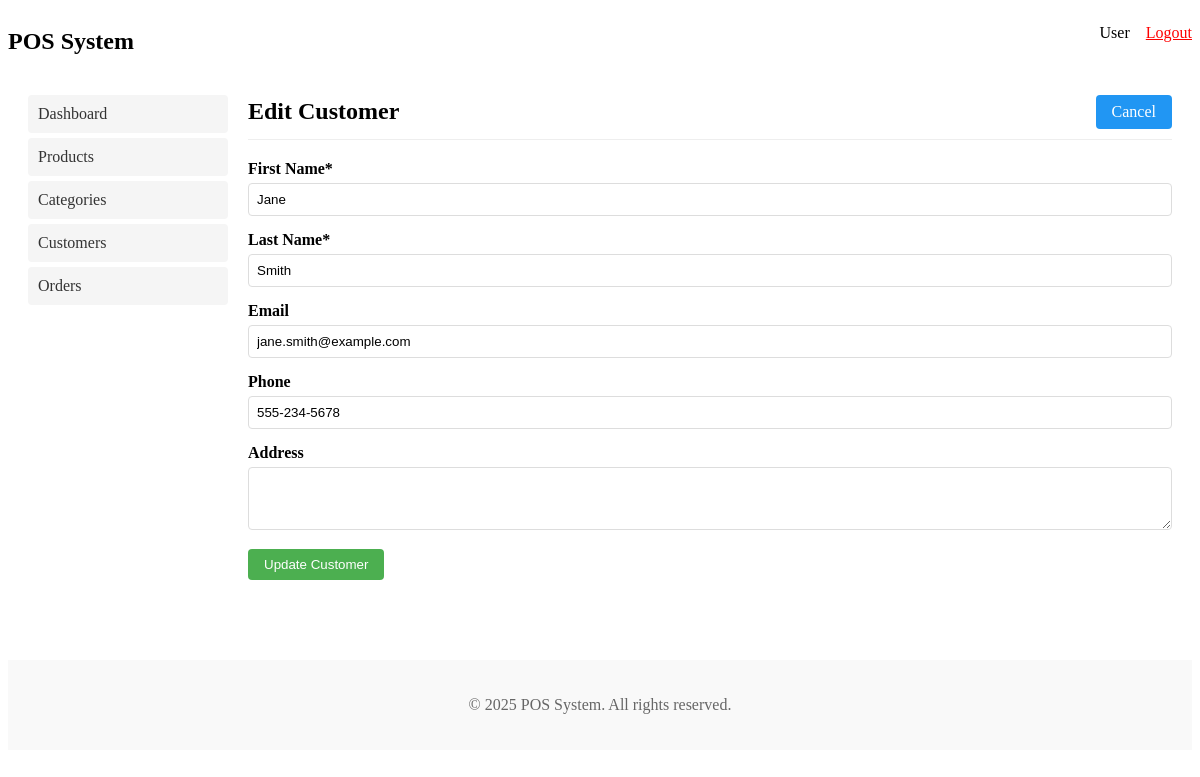
/customers.php?edit=2 (signed in), run on the app's committed database.
### tables this page shows
CREATE TABLE IF NOT EXISTS `customers` (
  `id` INT AUTO_INCREMENT PRIMARY KEY,
  `first_name` VARCHAR(50) NOT NULL,
  `last_name` VARCHAR(50) NOT NULL,
  `email` VARCHAR(100) UNIQUE,
  `phone` VARCHAR(20),
  `address` TEXT,
  `created_at` TIMESTAMP DEFAULT CURRENT_TIMESTAMP,
  `updated_at` TIMESTAMP DEFAULT CURRENT_TIMESTAMP ON UPDATE CURRENT_TIMESTAMP
);

### customers.php (the view, shortened to what this page needs)
<?php
require_once 'db.php';
$edit_mode = false;
$customer = null;
if (isset($_GET['edit']) && !empty($_GET['edit'])) {
    $edit_mode = true;
    $customer_id = $_GET['edit'];
    $sql = "SELECT * FROM customers WHERE id = ?";
    $stmt = $db->prepare($sql);
    $stmt->bind_param("i", $customer_id);
    $stmt->execute();
    $result = $stmt->get_result();
    if ($result->num_rows > 0) {
        $customer = $result->fetch_assoc();
    } else {
        $_SESSION['error_message'] = 'Customer not found';
        header('Location: customers.php');
        exit;
    }
}
include 'includes/header.php';
?>
<div class="admin-header">
    <div class="admin-title"><?php echo $edit_mode ? 'Edit Customer' : 'Manage Customers'; ?></div>
    <div class="admin-actions">
        <?php if ($edit_mode): ?>
            <a href="customers.php" class="btn btn-secondary">Cancel</a>
        <?php else: ?>
            <button type="button" class="btn btn-primary" onclick="toggleForm()">Add New Customer</button>
        <?php endif; ?>
    </div>
</div>
<div id="customerForm" style="display: <?php echo $edit_mode ? 'block' : 'none'; ?>; margin-bottom: 30px;">
    <form method="post" action="customers.php">
        <div class="form-group">
            <label for="first_name">First Name*</label>
            <input type="text" id="first_name" name="first_name" class="form-control" required
                value="<?php echo $edit_mode ? htmlspecialchars($customer['first_name']) : ''; ?>">
        </div>
        <div class="form-group">
            <label for="last_name">Last Name*</label>
            <input type="text" id="last_name" name="last_name" class="form-control" required
                value="<?php echo $edit_mode ? htmlspecialchars($customer['last_name']) : ''; ?>">
        </div>
        <div class="form-group">
            <label for="email">Email</label>
            <input type="email" id="email" name="email" class="form-control"
                value="<?php echo $edit_mode ? htmlspecialchars($customer['email']) : ''; ?>">
        </div>
        <div class="form-group">
            <label for="phone">Phone</label>
            <input type="text" id="phone" name="phone" class="form-control"
                value="<?php echo $edit_mode ? htmlspecialchars($customer['phone']) : ''; ?>">
        </div>
        <div class="form-group">
            <label for="address">Address</label>
            <textarea id="address" name="address" class="form-control" rows="3"><?php echo $edit_mode ? htmlspecialchars($customer['address']) : ''; ?></textarea>
        </div>
        <div class="form-group">
            <button type="submit" class="btn btn-primary"><?php echo $edit_mode ? 'Update Customer' : 'Create Customer'; ?></button>
        </div>
    </form>
</div>
<?php
include 'includes/footer.php';
?>

### includes/header.php (style rules this page uses)
.admin-header { display: flex; justify-content: space-between; align-items: center; margin-bottom: 20px; padding-bottom: 10px; border-bottom: 1px solid #eee; }
.admin-title { font-size: 24px; font-weight: bold; }
.admin-actions { display: flex; gap: 10px; }
.btn { display: inline-block; padding: 8px 16px; background-color: #4CAF50; color: white; text-decoration: none; border-radius: 4px; border: none; cursor: pointer; }
.btn-primary { background-color: #4CAF50; }
.btn-secondary { background-color: #2196F3; }
.form-group { margin-bottom: 15px; }
.form-group label { display: block; margin-bottom: 5px; font-weight: bold; }
.form-control { width: 100%; padding: 8px; border: 1px solid #ddd; border-radius: 4px; box-sizing: border-box; }

### data on the page
customers: first_name "Jane", last_name "Smith", email "jane.smith@example.com", phone "555-234-5678"

### other printed values
$_SESSION['username'] "User"
